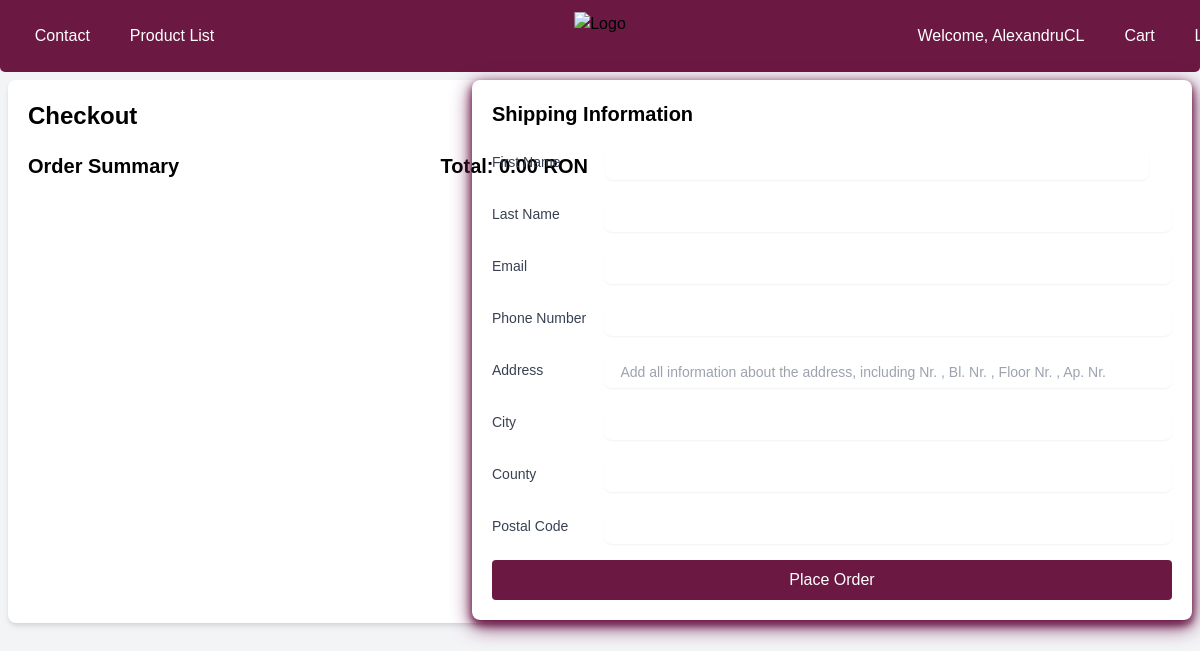
Page /checkout/ (signed in) on the earlier database version.
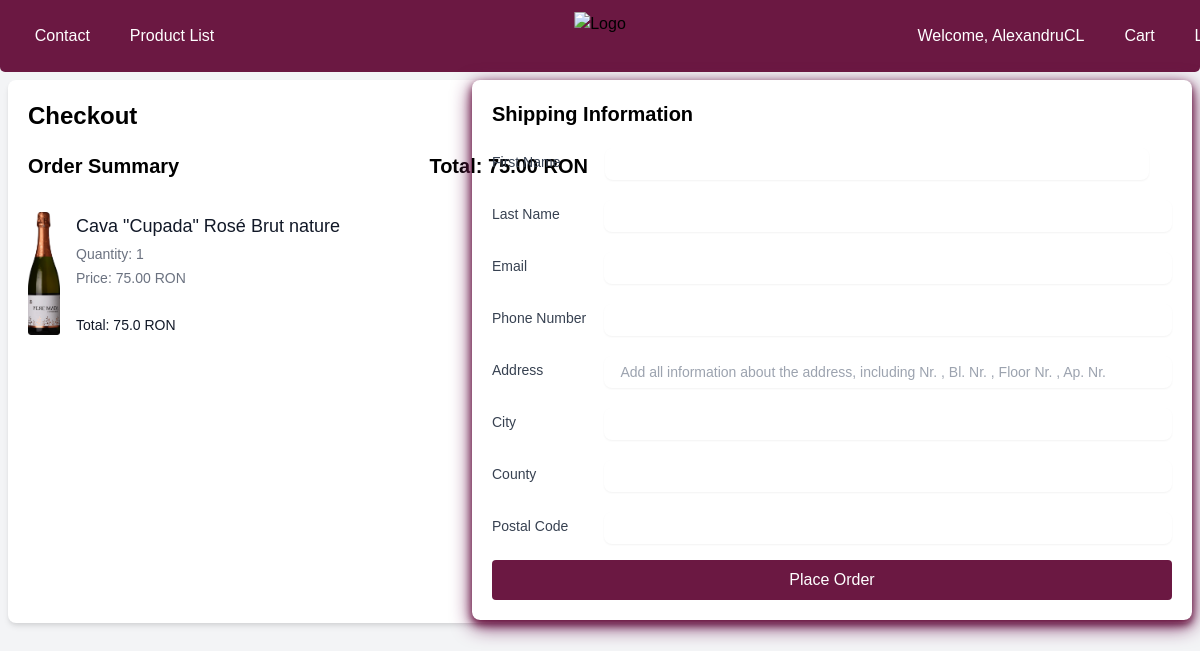
Same page on the later database version.
### my_app/models.py (models this page shows, shortened)
class CartItem(models.Model):
    cart = models.ForeignKey(Cart, on_delete=models.CASCADE)
    wine = models.ForeignKey(Wines, null=True, blank=True, on_delete=models.CASCADE)
    spirit = models.ForeignKey(Spirits, null=True, blank=True, on_delete=models.CASCADE)
    quantity = models.PositiveIntegerField(default=1)
    price = models.DecimalField(max_digits=6, decimal_places=2, null=True, default=0.00)

class Wines(models.Model):
    Name = models.CharField(max_length=100)
    Type = models.CharField(max_length=100)
    Year = models.IntegerField(default=None, null=True)  # Changed to allow NULL or default value
    Grapes = models.CharField(max_length=100, null=True)  # Changed to allow NULL
    Country = models.CharField(max_length=100)
    Region = models.CharField(max_length=100, null=True)  # Changed to allow NULL
    Price = models.DecimalField(max_digits=6, decimal_places=2, null=True)
    Description = models.TextField()
    Qty = models.IntegerField(null=True)  # Kept as is, can be set to default if needed
    ID = models.AutoField(primary_key=True, editable=False)
    image = models.ImageField(upload_to='wines/', null=True, blank=True)  # Add this line

### my_app/views.py (the view)
# urls.py: path('checkout/', views.checkout, name='checkout'),
@login_required
def checkout(request):
    cart_items = CartItem.objects.filter(cart__user=request.user)
    total_value = sum(item.price * item.quantity for item in cart_items)
    if request.method == 'POST':
        form = OrderForm(request.POST)
        if form.is_valid():
            order = form.save(commit=False)
            order.user = request.user
            order.total_price = sum(item.price * item.quantity for item in cart_items)
            order.save()
            for item in cart_items:
                OrderItem.objects.create(
                    order=order,
                    wine=item.wine,
                    spirit=item.spirit,
                    quantity=item.quantity,
                    price=item.price
                )
                if item.wine:
                    item.wine.Qty -= item.quantity
                    item.wine.save()
                elif item.spirit:
                    item.spirit.Qty -= item.quantity
                    item.spirit.save()
            cart_items.delete()
            return redirect('order_success')
    else:
        form = OrderForm()
    return render(request, 'my_app/checkout.html', {'form': form, 'cart_items': cart_items, 'total_value': total_value})

### my_app/forms.py
class OrderForm(forms.ModelForm):
    class Meta:
        model = Order
        fields = ['first_name', 'last_name','email', 'phone_number', 'address', 'city', 'county', 'postal_code']

### my_app/templatetags/custom_filters.py (called while the page is built)
@register.filter
def multiply(value, arg):
    try:
        return float(value) * float(arg)
    except (ValueError, TypeError):
        return ''

### templates/my_app/checkout.html (shortened to what the changed rows need)
<!DOCTYPE html>
<html lang="en">
<head>
    <link href="https://cdn.jsdelivr.net/npm/tailwindcss@2.2.19/dist/tailwind.min.css" rel="stylesheet">
</head>
<body class="bg-gray-100">
    {% load custom_filters %}
    <div class="custom-container mt-10 p-5 bg-white shadow-md rounded-lg" >
        <h1 class="text-2xl font-bold mb-5">Checkout</h1>
        <div class="grid grid-cols-1 md:grid-cols-2 gap-6" style="min-height: 28.2rem;">
            <div>
                <div class="flex justify-between items-center mb-4">
                    <h2 class="text-xl font-semibold">Order Summary</h2>
                    <p class="text-xl font-semibold">Total: {{ total_value|floatformat:2 }} RON</p>
                </div>
                <ul class="divide-y divide-gray-200">
                    {% for item in cart_items %}
                        <li class="py-4 flex">
                            <div class="flex-shrink-0">
                                {% if item.wine and item.wine.image %}
                                    <img src="{{ item.wine.image.url }}" alt="{{ item.wine.Name }}" style="max-width: 2rem;">
                                {% elif item.spirit and item.spirit.image %}
                                    <img src="{{ item.spirit.image.url }}" alt="{{ item.spirit.Name }}" class="h-20 w-20 rounded-md">
                                {% endif %}
                            </div>
                            <div class="ml-4 flex-1 flex flex-col justify-between">
                                <div>
                                    <h3 class="text-lg font-medium text-gray-900">
                                        {% if item.wine %}
                                            {{ item.wine.Name }}
                                        {% else %}
                                            {{ item.spirit.Name }}
                                        {% endif %}
                                    </h3>
                                    <p class="mt-1 text-sm text-gray-500">Quantity: {{ item.quantity }}</p>
                                    {% if item.quantity > 1 %}
                                        <p class="mt-1 text-sm text-gray-500">Price: {{ item.price|floatformat:2 }} RON each</p>
                                    {% else %}
                                        <p class="mt-1 text-sm text-gray-500">Price: {{ item.price|floatformat:2 }} RON</p>
                                    {% endif %}
                                </div>
                                <div class="mt-2 text-sm font-medium text-gray-900">
                                    Total: {{ item.price|floatformat:2|multiply:item.quantity }} RON
                                </div>
                            </div>
                        </li>
                    {% endfor %}
                </ul>
            </div>
            <div class="sticky-container">
                <h2 class="text-xl font-semibold mb-4">Shipping Information</h2>
            </div>
        </div>
    </div>
</body>
</html>

Differences in the rows shown:
added CartItem: wine.image (picture), wine.Name "Cava \"Cupada\" Rosé Brut nature", quantity "1", price "75.00", price|multiply "75.0"
Other differences:
{{ total_value|floatformat:2 }}: "0.00" → "75.00"
